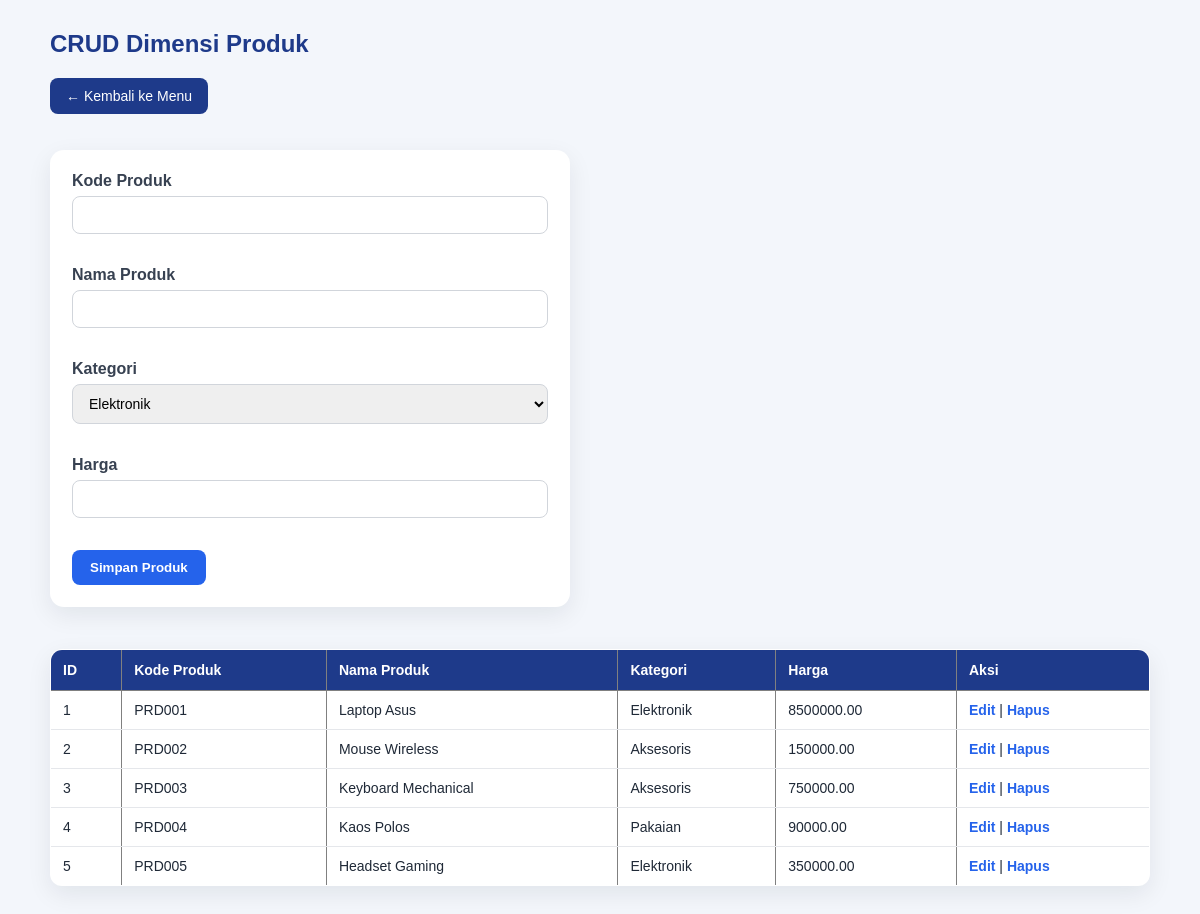
/produk.php, run on the app's committed database.
### tables this page shows
CREATE TABLE `dim_produk` (
  `id_produk` int(11) NOT NULL AUTO_INCREMENT,
  `kode_produk` varchar(20) NOT NULL,
  `nama_produk` varchar(100) NOT NULL,
  `kategori` varchar(50) NOT NULL,
  `harga` decimal(10,2) NOT NULL,
  PRIMARY KEY (`id_produk`)
);

### produk.php (the view, shortened to what this page needs)
<?php
include 'config.php';
$edit = null;
?>
<head>
    <link rel="stylesheet" href="assets/style.css">
</head>
<body>
<div class="container">
<h2>CRUD Dimensi Produk</h2>
<a href="index.php" class="back-link">← Kembali ke Menu</a>
<br><br>
<form method="POST">
    <label>Kode Produk</label><br>
    <input type="text" name="kode_produk" required value="<?= $edit ? $edit['kode_produk'] : ''; ?>"><br><br>
    <label>Nama Produk</label><br>
    <input type="text" name="nama_produk" required value="<?= $edit ? $edit['nama_produk'] : ''; ?>"><br><br>
    <label>Kategori</label><br>
    <select name="kategori" required>
        <option value="Elektronik" <?= ($edit && $edit['kategori'] == 'Elektronik') ? 'selected' : ''; ?>>Elektronik</option>
    </select><br><br>
    <label>Harga</label><br>
    <input type="number" name="harga" required value="<?= $edit ? $edit['harga'] : ''; ?>"><br><br>
    <?php if ($edit) { ?>
        <button type="submit" name="update">Update Produk</button>
        <a href="produk.php">Batal</a>
    <?php } else { ?>
        <button type="submit" name="simpan">Simpan Produk</button>
    <?php } ?>
</form>
<br>
<table border="1" cellpadding="8" cellspacing="0">
    <tr>
        <th>ID</th>
        <th>Kode Produk</th>
        <th>Nama Produk</th>
        <th>Kategori</th>
        <th>Harga</th>
        <th>Aksi</th>
    </tr>
    <?php
    $data = mysqli_query($conn, "SELECT * FROM dim_produk");
    while ($row = mysqli_fetch_assoc($data)) {
    ?>
    <tr>
        <td><?= $row['id_produk']; ?></td>
        <td><?= $row['kode_produk']; ?></td>
        <td><?= $row['nama_produk']; ?></td>
        <td><?= $row['kategori']; ?></td>
        <td><?= $row['harga']; ?></td>
        <td>
            <a href="produk.php?edit=<?= $row['id_produk']; ?>">Edit</a> |
            <a href="produk.php?hapus=<?= $row['id_produk']; ?>" onclick="return confirm('Hapus data ini?')">Hapus</a>
        </td>
    </tr>
    <?php } ?>
</table>
</div>
</body>
</html>

### assets/style.css (style rules this page uses)
* { box-sizing: border-box; }
body { margin: 0; padding: 30px; font-family: Arial, Helvetica, sans-serif; background: #f3f6fb; color: #1f2937; }
h1, h2, h3 { color: #1e3a8a; }
h2 { margin-top: 0; margin-bottom: 20px; }
.container { max-width: 1100px; margin: auto; }
.back-link { display: inline-block; margin-bottom: 18px; background: #1e3a8a; color: white; padding: 10px 16px; border-radius: 8px; text-decoration: none; font-size: 14px; }
form { background: white; padding: 22px; border-radius: 14px; max-width: 520px; margin-bottom: 24px; box-shadow: 0 8px 24px rgba(15, 23, 42, 0.08); }
label { font-weight: bold; display: inline-block; margin-bottom: 6px; color: #374151; }
input, select { width: 100%; padding: 10px 12px; margin-bottom: 14px; border: 1px solid #d1d5db; border-radius: 8px; font-size: 14px; }
button { background: #2563eb; color: white; padding: 10px 18px; border: none; border-radius: 8px; cursor: pointer; font-weight: bold; }
table { width: 100%; border-collapse: collapse; background: white; border-radius: 12px; overflow: hidden; box-shadow: 0 8px 24px rgba(15, 23, 42, 0.08); margin-bottom: 24px; }
th { background: #1e3a8a; color: white; padding: 12px; text-align: left; font-size: 14px; }
td { padding: 11px 12px; border-bottom: 1px solid #e5e7eb; font-size: 14px; }
td a { color: #2563eb; font-weight: bold; text-decoration: none; }

### data on the page
dim_produk: id_produk "1", kode_produk "PRD001", nama_produk "Laptop Asus", kategori "Elektronik", harga "8500000.00"
dim_produk: id_produk "2", kode_produk "PRD002", nama_produk "Mouse Wireless", kategori "Aksesoris", harga "150000.00"
dim_produk: id_produk "3", kode_produk "PRD003", nama_produk "Keyboard Mechanical", kategori "Aksesoris", harga "750000.00"
dim_produk: id_produk "4", kode_produk "PRD004", nama_produk "Kaos Polos", kategori "Pakaian", harga "90000.00"
dim_produk: id_produk "5", kode_produk "PRD005", nama_produk "Headset Gaming", kategori "Elektronik", harga "350000.00"
